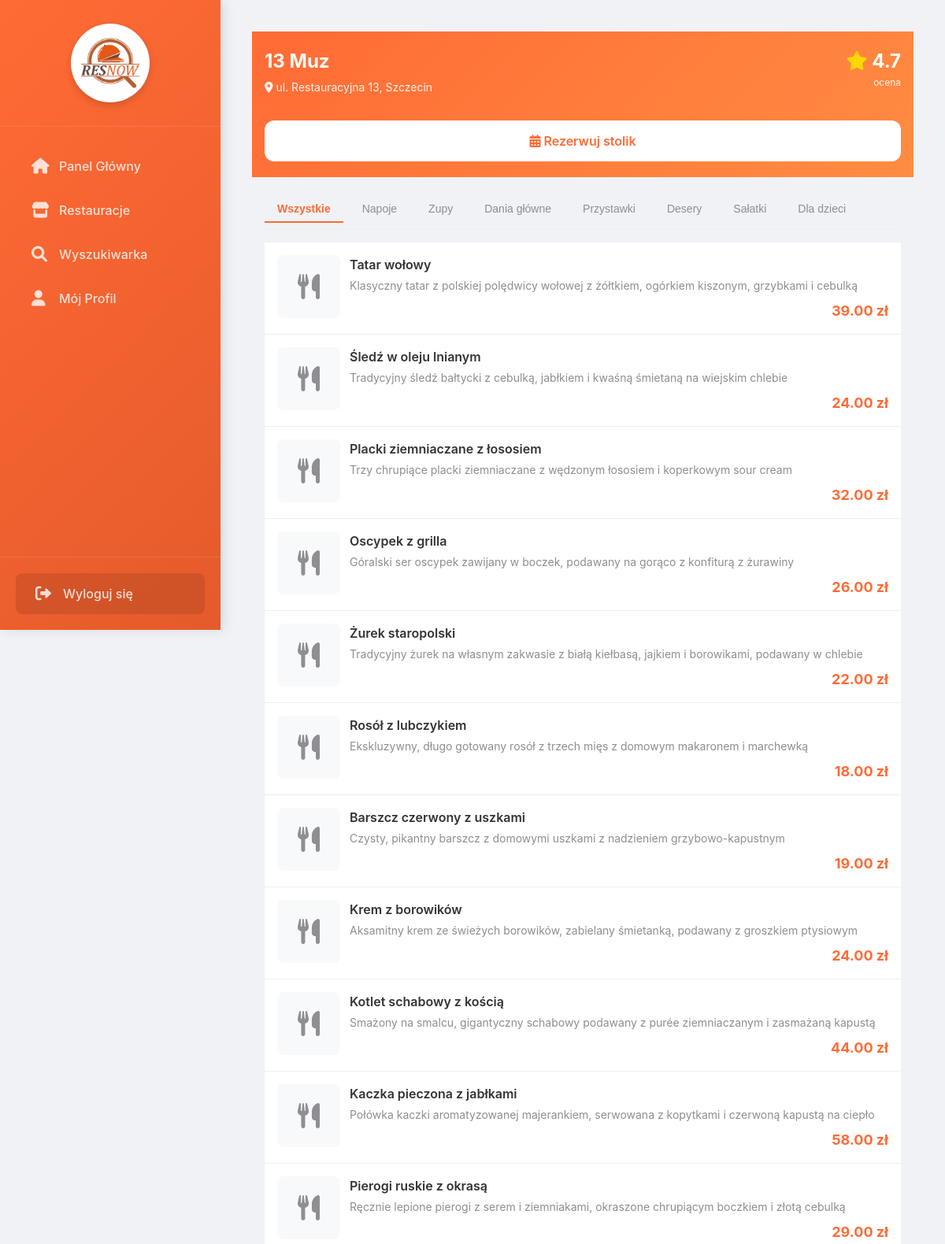
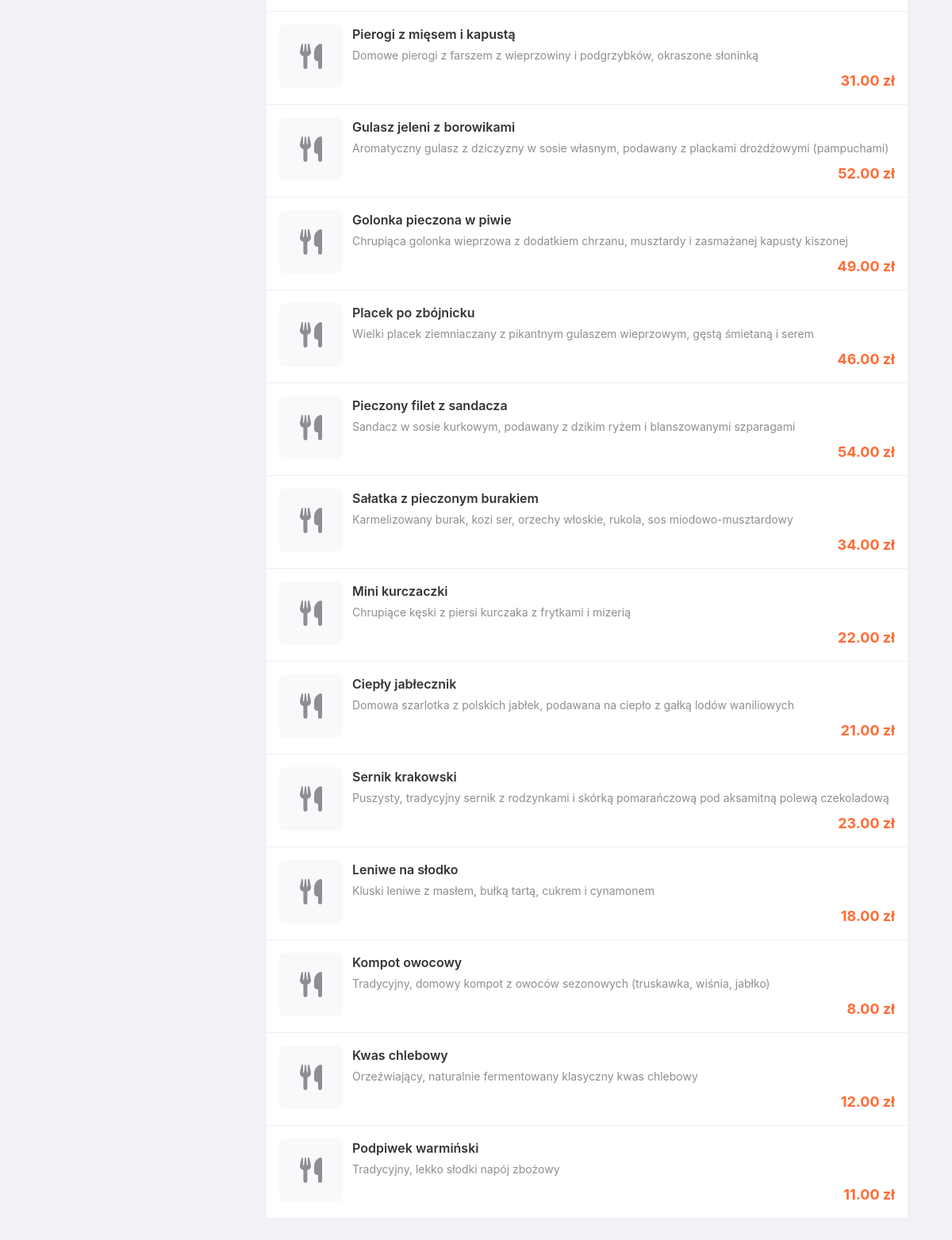
Screenshot of /client/menu/1 (signed in) with the database file from the repository (2 pictures, top to bottom).
### models.py (models this page shows, shortened)
class Restaurant(db.Model):
    __tablename__ = 'restaurants'
    id = db.Column(db.Integer, primary_key=True)
    name = db.Column(db.String(100), nullable=False)
    address = db.Column(db.String(200))
    cuisine = db.Column(db.String(100))
    rating = db.Column(db.Float)
    delivery = db.Column(db.Boolean, default=False)
    reservation = db.Column(db.Boolean, default=True)
    opening_hours = db.Column(db.String(50))
    delivery_time = db.Column(db.String(50))

class MenuItem(db.Model):
    __tablename__ = 'menu_items'
    id = db.Column(db.Integer, primary_key=True)
    restaurant_id = db.Column(db.Integer, db.ForeignKey('restaurants.id'))
    name = db.Column(db.String(100))
    price = db.Column(db.Float)
    category = db.Column(db.String(50))
    description = db.Column(db.Text)
    available = db.Column(db.Boolean, default=True)
    restaurant = db.relationship('Restaurant', backref='menu_items')

### app.py (the view)
@app.route('/client/menu/<int:restaurant_id>')
@login_required
def client_menu(restaurant_id):
    if session.get('role') != 'client':
        flash('Brak dostępu', 'danger')
        return redirect(url_for('login'))
    restaurant = Restaurant.query.get(restaurant_id)
    if not restaurant:
        flash('Restauracja nie znaleziona', 'danger')
        return redirect(url_for('client_restaurants'))
    menu_items = MenuItem.query.filter_by(restaurant_id=restaurant_id).all()
    categories = list(set([item.category for item in menu_items]))
    return render_template('client/menu_mobile.html',
                           restaurant=restaurant,
                           menu_items=menu_items,
                           categories=categories)

### app.py (called while the page is built)
@app.context_processor
def inject_now():
    return {'now': datetime.now()}

def login_required(f):
    @wraps(f)
    def decorated_function(*args, **kwargs):
        if 'user_id' not in session:
            flash('Proszę się zalogować', 'warning')
            return redirect(url_for('login'))
        return f(*args, **kwargs)
    return decorated_function

### templates/client/menu_mobile.html (shortened to what this page needs)
{% extends "mobile_layout.html" %}
{% block content %}
<div class="mobile-container">
    <div class="menu-header">
        <div style="display: flex; justify-content: space-between; align-items: start; margin-bottom: 12px;">
            <div>
                <h1 style="margin: 0; font-size: 24px;">{{ restaurant.name }}</h1>
                <div style="font-size: 14px; opacity: 0.9; margin-top: 4px;">
                    <i class="fas fa-map-marker-alt"></i> {{ restaurant.address }}
                </div>
            </div>
            <div style="text-align: right;">
                <div style="font-size: 24px; font-weight: 700;">
                    <i class="fas fa-star" style="color: #FFD700;"></i> {{ restaurant.rating }}
                </div>
                <div style="font-size: 12px; opacity: 0.9;">ocena</div>
            </div>
        </div>
        <div style="display: flex; gap: 12px; margin-top: 16px;">
            <a href="{{ url_for('client_reservation', restaurant_id=restaurant.id) }}"
               class="btn-mobile"
               style="background: white; color: var(--primary-orange); flex: 1;">
                <i class="fas fa-calendar-alt"></i> Rezerwuj stolik
            </a>
        </div>
    </div>
    <div class="menu-tabs">
        <button class="menu-tab active" onclick="filterCategory('all')">Wszystkie</button>
        {% for category in categories %}
        <button class="menu-tab" onclick="filterCategory('{{ category }}')">{{ category }}</button>
        {% endfor %}
    </div>
    <div id="menuItems">
        {% for item in menu_items %}
        <div class="menu-item" data-category="{{ item.category }}" style="{% if not item.available %}opacity: 0.6;{% endif %}">
            <div class="item-image">
                <i class="fas fa-utensils fa-2x"></i>
            </div>
            <div class="item-content">
                <div class="item-name">
                    {{ item.name }}
                </div>
                <div class="item-desc">{{ item.description }}</div>
                <div style="display: flex; justify-content: flex-end; align-items: center; margin-top: 8px;">
                    <div class="item-price">{{ "%.2f"|format(item.price) }} zł</div>
                </div>
            </div>
        </div>
        {% endfor %}
    </div>
</div>
{% endblock %}

### static/css/mobile.css (style rules this page uses)
:root { --primary-orange: #FF6B35; --primary-orange-light: #FF8C42; --primary-orange-dark: #E55A2B; --white: #FFFFFF; --light-gray: #F5F5F7; --gray: #8E8E93; --dark-gray: #636366; --dark: #1C1C1E; --black: #000000; --success: #34C759; --warning: #FF9500; --danger: #FF3B30; --info: #007AFF; --background: #FFFFFF; --card-background: #FFFFFF; --shadow: 0 2px 10px rgba(0, 0, 0, 0.08); --shadow-heavy: 0 4px 20px rgba(0, 0, 0, 0.15); --radius-sm: 8px; --radius-md: 12px; --radius-lg: 16px; --radius-xl: 24px; --spacing-xs: 4px; --spacing-sm: 8px; --spacing-md: 16px; --spacing-lg: 24px; --spacing-xl: 32px; }
* { margin: 0; padding: 0; box-sizing: border-box; }
body { font-family: -apple-system, BlinkMacSystemFont, 'Segoe UI', Roboto, Oxygen, Ubuntu, Cantarell, sans-serif; background-color: var(--background); color: var(--dark); line-height: 1.5; -webkit-font-smoothing: antialiased; -moz-osx-font-smoothing: grayscale; }
.mobile-container { max-width: 480px; margin: 0 auto; padding: 16px; }
.btn-mobile { display: block; width: 100%; padding: 14px; border-radius: var(--radius-md); border: none; background-color: var(--primary-orange); color: white; font-size: 16px; font-weight: 600; text-align: center; text-decoration: none; cursor: pointer; margin-top: 16px; }

### templates/mobile_layout.html (style rules this page uses)
:root { --primary-orange: #FF6B35; --gradient-orange: linear-gradient(135deg, #FF6B35, #E55A2B); --dark-gray: #333333; --light-bg: #f8f9fa; }
body { margin: 0; padding: 0; font-family: -apple-system, BlinkMacSystemFont, "Segoe UI", Roboto, sans-serif; background-color: var(--light-bg); color: var(--dark-gray); }
@media (min-width: 992px) { body { display: flex; background-color: #f0f2f5; } }
@media (min-width: 992px) { .mobile-container, .container { width: 100%; max-width: 1100px; margin: 0 auto; } }

### templates/client/menu_mobile.html (style rules this page uses)
.menu-header { background: linear-gradient(135deg, #FF6B35, #FF8C42); color: white; padding: 20px 16px; margin: -16px -16px 16px -16px; }
.menu-tabs { display: flex; overflow-x: auto; gap: 8px; padding: 8px 0; margin-bottom: 16px; border-bottom: 1px solid #eee; }
.menu-tab { padding: 8px 16px; border: none; background: none; white-space: nowrap; font-size: 14px; color: var(--gray); border-bottom: 2px solid transparent; }
.menu-tab.active { color: var(--primary-orange); border-bottom-color: var(--primary-orange); font-weight: 600; }
.menu-item { display: flex; gap: 12px; padding: 16px; border-bottom: 1px solid #eee; background: white; }
.menu-item:last-child { border-bottom: none; }
.item-image { width: 80px; height: 80px; background: #f8f9fa; border-radius: 8px; display: flex; align-items: center; justify-content: center; color: var(--gray); }
.item-content { flex: 1; }
.item-name { font-weight: 600; margin-bottom: 4px; font-size: 16px; }
.item-desc { font-size: 14px; color: var(--gray); margin-bottom: 8px; }
.item-price { font-weight: 700; color: var(--primary-orange); font-size: 18px; }

### rows the page displays
Restaurant: name "13 Muz", address "ul. Restauracyjna 13, Szczecin", rating "4.7"
MenuItem: category "Napoje", name "Kompot owocowy", description "Tradycyjny, domowy kompot z owoców sezonowych (truskawka, wiśnia, jabłko)", price "8.00"
MenuItem: category "Zupy", name "Żurek staropolski", description "Tradycyjny żurek na własnym zakwasie z białą kiełbasą, jajkiem i borowikami, podawany w chlebie", price "22.00"
MenuItem: category "Dania główne", name "Kotlet schabowy z kością", description "Smażony na smalcu, gigantyczny schabowy podawany z purée ziemniaczanym i zasmażaną kapustą", price "44.00"
MenuItem: category "Przystawki", name "Tatar wołowy", description "Klasyczny tatar z polskiej polędwicy wołowej z żółtkiem, ogórkiem kiszonym, grzybkami i cebulką", price "39.00"
MenuItem: category "Desery", name "Ciepły jabłecznik", description "Domowa szarlotka z polskich jabłek, podawana na ciepło z gałką lodów waniliowych", price "21.00"
MenuItem: category "Sałatki", name "Sałatka z pieczonym burakiem", description "Karmelizowany burak, kozi ser, orzechy włoskie, rukola, sos miodowo-musztardowy", price "34.00"
MenuItem: category "Dla dzieci", name "Mini kurczaczki", description "Chrupiące kęski z piersi kurczaka z frytkami i mizerią", price "22.00"
MenuItem: name "Śledź w oleju lnianym", description "Tradycyjny śledź bałtycki z cebulką, jabłkiem i kwaśną śmietaną na wiejskim chlebie", price "24.00"
MenuItem: name "Placki ziemniaczane z łososiem", description "Trzy chrupiące placki ziemniaczane z wędzonym łososiem i koperkowym sour cream", price "32.00"
MenuItem: name "Oscypek z grilla", description "Góralski ser oscypek zawijany w boczek, podawany na gorąco z konfiturą z żurawiny", price "26.00"
MenuItem: name "Rosół z lubczykiem", description "Ekskluzywny, długo gotowany rosół z trzech mięs z domowym makaronem i marchewką", price "18.00"
MenuItem: name "Barszcz czerwony z uszkami", description "Czysty, pikantny barszcz z domowymi uszkami z nadzieniem grzybowo-kapustnym", price "19.00"
MenuItem: name "Krem z borowików", description "Aksamitny krem ze świeżych borowików, zabielany śmietanką, podawany z groszkiem ptysiowym", price "24.00"
MenuItem: name "Kaczka pieczona z jabłkami", description "Połówka kaczki aromatyzowanej majerankiem, serwowana z kopytkami i czerwoną kapustą na ciepło", price "58.00"
MenuItem: name "Pierogi ruskie z okrasą", description "Ręcznie lepione pierogi z serem i ziemniakami, okraszone chrupiącym boczkiem i złotą cebulką", price "29.00"
MenuItem: name "Pierogi z mięsem i kapustą", description "Domowe pierogi z farszem z wieprzowiny i podgrzybków, okraszone słoninką", price "31.00"
MenuItem: name "Gulasz jeleni z borowikami", description "Aromatyczny gulasz z dziczyzny w sosie własnym, podawany z plackami drożdżowymi (pampuchami)", price "52.00"
MenuItem: name "Golonka pieczona w piwie", description "Chrupiąca golonka wieprzowa z dodatkiem chrzanu, musztardy i zasmażanej kapusty kiszonej", price "49.00"
MenuItem: name "Placek po zbójnicku", description "Wielki placek ziemniaczany z pikantnym gulaszem wieprzowym, gęstą śmietaną i serem", price "46.00"
MenuItem: name "Pieczony filet z sandacza", description "Sandacz w sosie kurkowym, podawany z dzikim ryżem i blanszowanymi szparagami", price "54.00"
MenuItem: name "Sernik krakowski", description "Puszysty, tradycyjny sernik z rodzynkami i skórką pomarańczową pod aksamitną polewą czekoladową", price "23.00"
MenuItem: name "Leniwe na słodko", description "Kluski leniwe z masłem, bułką tartą, cukrem i cynamonem", price "18.00"
MenuItem: name "Kwas chlebowy", description "Orzeźwiający, naturalnie fermentowany klasyczny kwas chlebowy", price "12.00"
MenuItem: name "Podpiwek warmiński", description "Tradycyjny, lekko słodki napój zbożowy", price "11.00"
